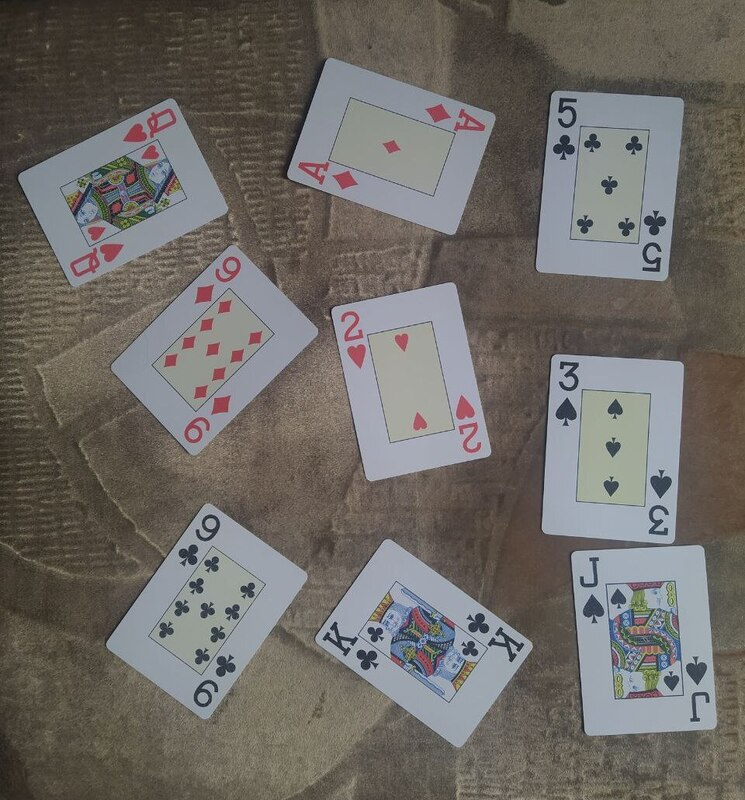
//> input picture card_recognition/res/image.png, 745 x 800 px
$ ./main   (built with g++ and OpenCV 4)
//> lines starting //> are read from the running program, lines starting //| are printed output that depends on the picture; after the words box and inside, x2 and y2 are one past the last pixel; in counts of white or black regions, pixels touching at a corner belong together
#include <opencv2/opencv.hpp>

int main() {
    // Загружаем изображение
     cv::Mat image = cv::imread("../../res/image.png");
//> image is the input picture: 800 rows x 745 cols, CV_8UC3; mean B, G, R 101.9, 106.2, 110

    // Проверяем, успешно ли загружено изображение
    if (image.empty()) {
        std::cerr << "Ошибка: не удалось загрузить изображение!" << std::endl;
        return -1;
    }

    cv::Mat imageWithCircle = image.clone();

    cv::Mat hsvImg;
    cv::cvtColor(image, hsvImg, cv::COLOR_BGR2HSV);
//> hsvImg: 800 rows x 745 cols, CV_8UC3; mean H, S, V 47.7, 43.8, 114.9

    cv::Mat mask1, mask2, mask;
    cv::inRange(hsvImg, cv::Scalar(0, 100, 100), cv::Scalar(10, 255, 255), mask1);
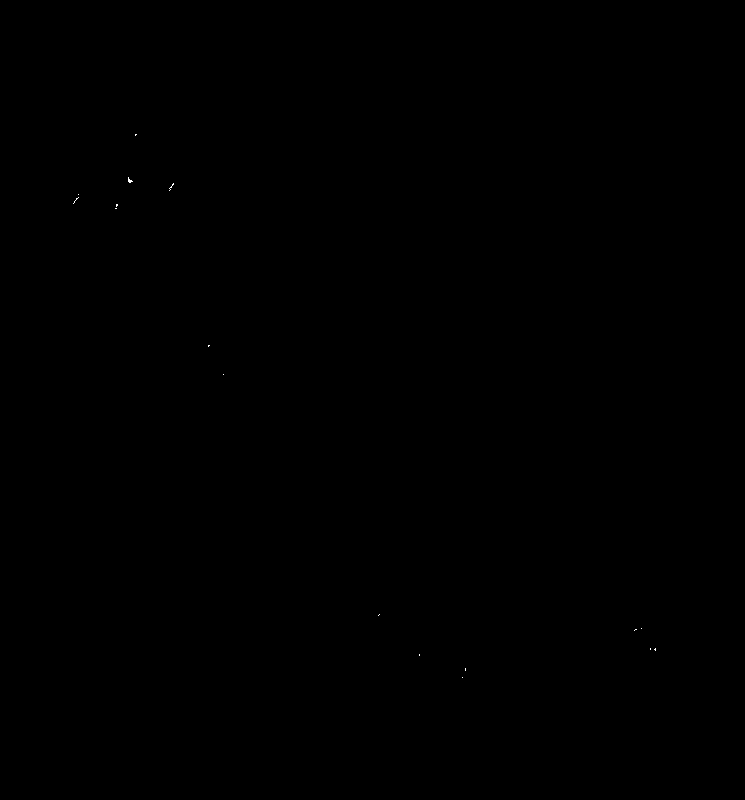
//> mask1: 800 rows x 745 cols, CV_8UC1; 0.01% white in thin lines or dots, all inside (x1, y1, x2, y2) = (73, 134, 656, 678)
    cv::inRange(hsvImg, cv::Scalar(160, 100, 100), cv::Scalar(180, 255, 255), mask2);
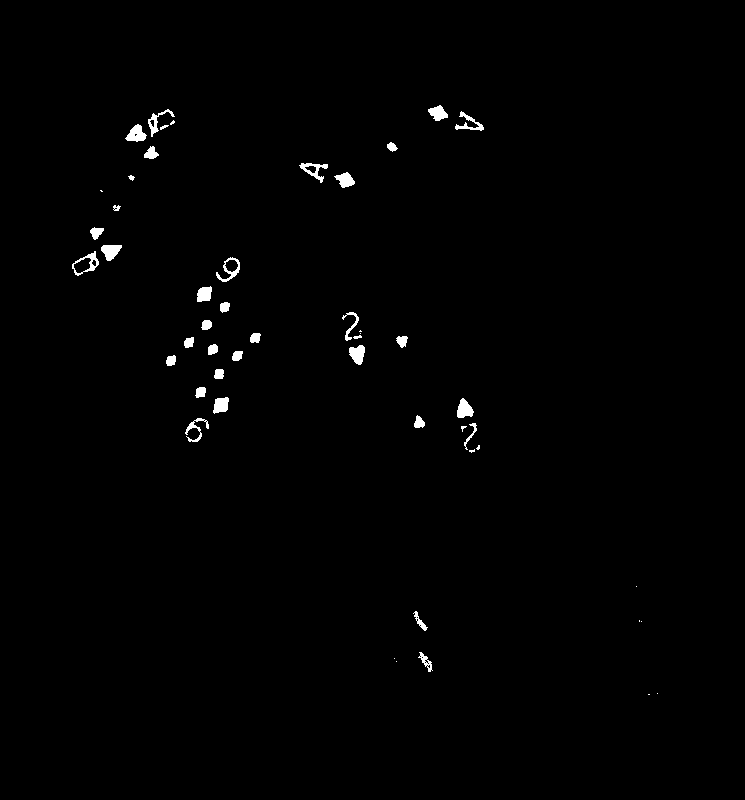
//> mask2: 800 rows x 745 cols, CV_8UC1; 0.79% white; 50 white regions (14 under 20 px), largest, box (x1, y1, x2, y2) and area: (125, 124, 147, 142) 232, (457, 398, 474, 418) 226, (349, 345, 365, 365) 224

    cv::bitwise_or(mask1, mask2, mask);
//> mask: 800 rows x 745 cols, CV_8UC1; 0.8% white; 60 white regions (24 under 20 px), largest, box (x1, y1, x2, y2) and area: (125, 124, 147, 142) 235, (457, 398, 474, 418) 226, (349, 345, 365, 365) 224

    cv::Mat result;
    cv::bitwise_and(image, image, result, mask);

    cv::imwrite("../../results/original_image.png", image);
    cv::imwrite("../../results/mask.png", mask);
    cv::imwrite("../../results/segmentation_result.png", result);

    cv::imshow("Original image", image);
    cv::imshow("Mask", mask);
    cv::imshow("Segmentation result", result);

    cv::Mat blurredImage;
    cv::cvtColor(result, blurredImage, cv::COLOR_HSV2BGR);
    cv::cvtColor(blurredImage, blurredImage, cv::COLOR_BGR2GRAY);
//> blurredImage: 800 rows x 745 cols, CV_8UC1
    cv::GaussianBlur(blurredImage, blurredImage, cv::Size(9, 9), 2);
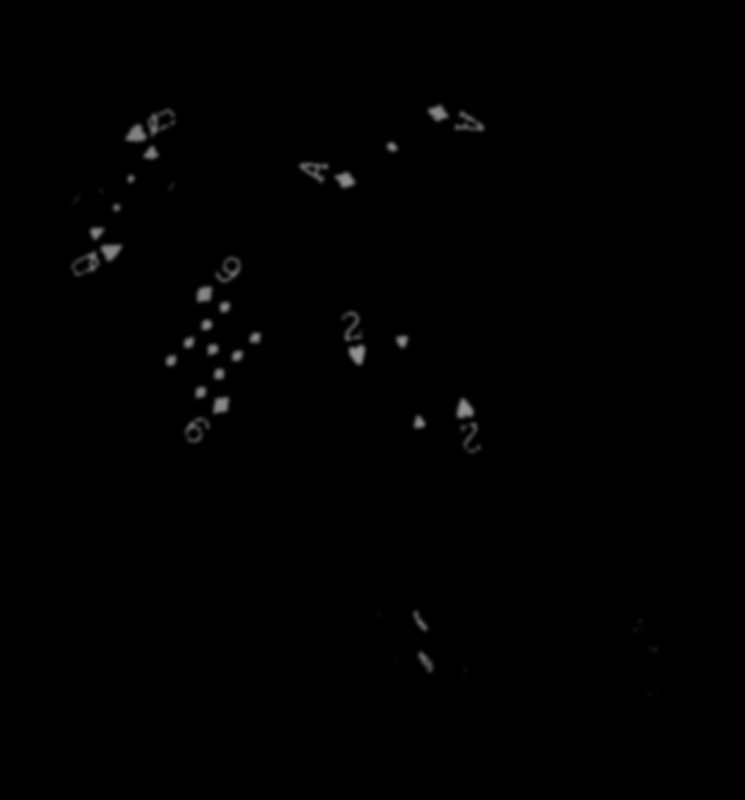
//> blurredImage: 800 rows x 745 cols, CV_8UC1; min 0, max 149, mean 1
    std::vector<cv::Vec3f> circles;
    cv::HoughCircles(blurredImage, circles, cv::HOUGH_GRADIENT, 1.25, blurredImage.rows, 200, 30);
//> circles = empty

    if (!circles.empty()) {
        cv::Vec3i c = circles[0];
        cv::Point center(c[0], c[1]);
        int radius = static_cast<int>(c[2] * 1.0);
        cv::circle(image, center, radius, cv::Scalar(255, 0, 0), 2, cv::LINE_AA);
        cv::circle(image, center, 3, cv::Scalar(0, 255, 0), -1, cv::LINE_AA);
    }

    cv::imwrite("../../results/Image_with_circle.png", image);
    cv::imshow("Image with circle", image);

    cv::waitKey(0);
    cv::destroyAllWindows();

    return 0;
}
